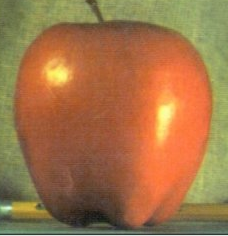
#> input picture apple.png, 228 x 236 px
$ python pyramids.py   (Python 2 division)
#> lines starting #> are read from the running program, lines starting #| are printed output that depends on the picture
#encoding:utf-8
import cv2
import numpy as np
from matplotlib import pyplot as plt
# [12 lines of commented-out code are left out]

A = cv2.imread('apple.png')
#> A is the input picture: shape (236, 228, 3); mean B, G, R 71.7, 115.7, 161.9
B = cv2.imread('orange.png')
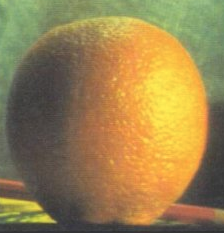
#> input picture orange.png, 224 x 233 px
#> B is the input picture: shape (233, 224, 3); mean B, G, R 79.1, 129.6, 153.3

A=cv2.resize(A,(256,256))
#> A: shape (256, 256, 3)
B=cv2.resize(B,(256,256))
#> B: shape (256, 256, 3)

# generate Gaussian pyramid for A
G = A.copy()
gpA = [G]
for i in xrange(6):
    G = cv2.pyrDown(G)
    gpA.append(G)
#> after the loop, gpA = 7 items

# generate Gaussian pyramid for B
G = B.copy()
gpB = [G]
for i in xrange(6):
    G = cv2.pyrDown(G)
    gpB.append(G)
#> this loop made 6 passes
#> pass 3, `G = cv2.pyrDown(G)`:
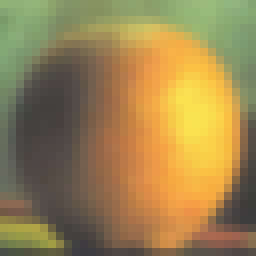
#> G: shape (32, 32, 3) (shown 8 times larger); mean B, G, R 79.9, 131.4, 154.7
#> after the loop, gpB = 7 items

# generate laplacian pyramid for A
lpa = [gpA[5]]
for i in xrange(5,0,-1):
    GE = cv2.pyrUp(gpA[i])
    print gpA[i-1].shape, GE.shape
    L = cv2.subtract(gpA[i-1], GE)
    lpa.append(L)
#> this loop made 5 passes
#> pass 3, `GE = cv2.pyrUp(gpA[i])`:
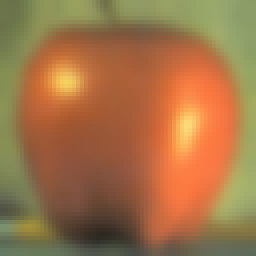
#> GE: shape (64, 64, 3) (shown 4 times larger); mean of channels 0, 1, 2 71.1, 115.4, 161.6; drawn as B, G, R
#> after the loop, lpa = 6 items

# generate laplacian pyramid for B
lpb = [gpB[5]]
for i in xrange(5,0,-1):
    GE = cv2.pyrUp(gpB[i])
    L = cv2.subtract(gpB[i-1], GE)
    lpb.append(L)
#> this loop made 5 passes
#> pass 3, `GE = cv2.pyrUp(gpB[i])`:
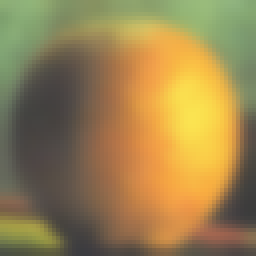
#> GE: shape (64, 64, 3) (shown 4 times larger); mean of channels 0, 1, 2 79.5, 130.5, 154.1; drawn as B, G, R
#> after the loop, lpb = 6 items

L=[]
i=0
for a,b in zip(lpa, lpb):
    rows,cols,dpt=a.shape
    ls=np.hstack((a[:,0:cols/2],b[:,cols/2:]))
    i+=1
    cv2.imwrite(str(i)+".jpg",ls)
    L.append(ls)
#> this loop made 6 passes
#> (rows, cols) on passes 1 to 6: (8, 8), (16, 16), (32, 32), (64, 64), (128, 128), (256, 256)
#> pass 3, `ls=np.hstack((a[:,0:cols/2],b[:,cols/2:]))`:
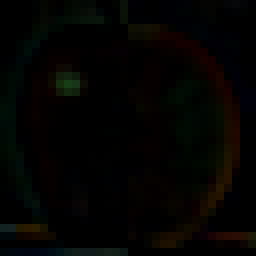
#> ls: shape (32, 32, 3) (shown 8 times larger); mean of channels 0, 1, 2 1.7, 3.3, 3.9; drawn as B, G, R
#> after the loop, L = 6 items; i = 6
# now reconstruct
ls_ = L[0]
for i in xrange(1,6):
    ls_ = cv2.pyrUp(ls_)
    ls_ = cv2.add(ls_, L[i])
#> this loop made 5 passes
#> pass 3, `ls_ = cv2.add(ls_, L[i])`:
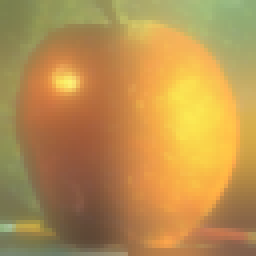
#> ls_: shape (64, 64, 3) (shown 4 times larger); mean of channels 0, 1, 2 78.7, 143.6, 184.4; drawn as B, G, R
# image with direct connecting each half
real = np.hstack((A[:,:cols/2],B[:,cols/2:]))
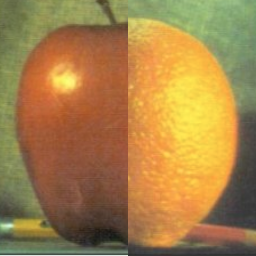
#> real: shape (256, 256, 3); mean B, G, R 72.8, 129, 165.3

# cv2.imwrite('1.jpg',ls_)
# cv2.imwrite('2.jpg',real)
